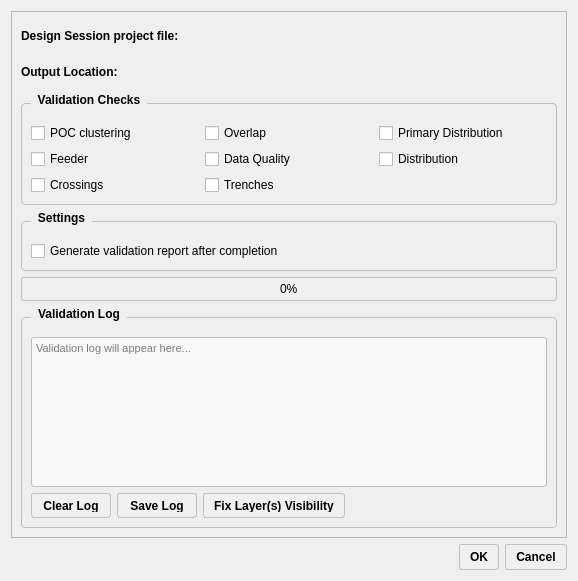
<?xml version="1.0" encoding="UTF-8"?>
<ui version="4.0">
    <class>DesignValidationToolDialogBase</class>
    <widget class="QDialog" name="DesignValidationToolDialogBase">
        <property name="geometry">
            <rect>
                <x>0</x>
                <y>0</y>
                <width>576</width>
                <height>550</height>
            </rect>
        </property>
        <property name="windowTitle">
            <string>Design Validation Tool</string>
        </property>
        <property name="styleSheet">
            <string notr="true">/* Import Geist font */
QDialog {
    font-family: &quot;Geist&quot;, &quot;Segoe UI&quot;, Arial, sans-serif;
    font-size: 9pt;
}

QLabel {
    font-family: &quot;Geist&quot;, &quot;Segoe UI&quot;, Arial, sans-serif;
    font-weight: 500;
}

QGroupBox {
    font-family: &quot;Geist&quot;, &quot;Segoe UI&quot;, Arial, sans-serif;
    font-weight: 600;
    font-size: 9pt;
    border: 1px solid #c0c0c0;
    border-radius: 4px;
    margin-top: 10px;
    padding-top: 10px;
}

QGroupBox::title {
    subcontrol-origin: margin;
    left: 10px;
    padding: 0 5px 0 5px;
}

QCheckBox {
    font-family: &quot;Geist&quot;, &quot;Segoe UI&quot;, Arial, sans-serif;
    font-weight: 400;
}

QPushButton {
    font-family: &quot;Geist&quot;, &quot;Segoe UI&quot;, Arial, sans-serif;
    font-weight: 500;
    background-color: #f0f0f0;
    border: 1px solid #c0c0c0;
    border-radius: 3px;
    padding: 5px 10px;
}

QPushButton:hover {
    background-color: #e0e0e0;
}

QPushButton:pressed {
    background-color: #d0d0d0;
}

QTextEdit {
    font-family: &quot;Geist Mono&quot;, &quot;Courier New&quot;, monospace;
    font-size: 8.5pt;
    background-color: #f8f8f8;
    border: 1px solid #c0c0c0;
    border-radius: 3px;
}

QProgressBar {
    font-family: &quot;Geist&quot;, &quot;Segoe UI&quot;, Arial, sans-serif;
    border: 1px solid #c0c0c0;
    border-radius: 3px;
    text-align: center;
    background-color: #f0f0f0;
}

QProgressBar::chunk {
    background-color: #4CAF50;
    border-radius: 2px;
}</string>
        </property>
        <layout class="QVBoxLayout" name="verticalLayout_2">
            <item>
                <widget class="QFrame" name="frame">
                    <property name="frameShape">
                        <enum>QFrame::StyledPanel</enum>
                    </property>
                    <property name="frameShadow">
                        <enum>QFrame::Raised</enum>
                    </property>
                    <layout class="QVBoxLayout" name="verticalLayout_3">
                        <item>
                            <layout class="QHBoxLayout" name="horizontalLayout_2">
                                <item>
                                    <widget class="QLabel" name="label">
                                        <property name="minimumSize">
                                            <size>
                                                <width>180</width>
                                                <height>0</height>
                                            </size>
                                        </property>
                                        <property name="maximumSize">
                                            <size>
                                                <width>180</width>
                                                <height>16777215</height>
                                            </size>
                                        </property>
                                        <property name="text">
                                            <string>Design Session project file:</string>
                                        </property>
                                    </widget>
                                </item>
                                <item>
                                    <widget class="QgsFileWidget" name="designSessionProjectFile">
                                        <property name="minimumSize">
                                            <size>
                                                <width>350</width>
                                                <height>30</height>
                                            </size>
                                        </property>
                                        <property name="maximumSize">
                                            <size>
                                                <width>350</width>
                                                <height>30</height>
                                            </size>
                                        </property>
                                        <property name="filter">
                                            <string>QGIS Project Files (*.qgs *.qgz)</string>
                                        </property>
                                        <property name="storageMode">
                                            <enum>QgsFileWidget::GetFile</enum>
                                        </property>
                                    </widget>
                                </item>
                            </layout>
                        </item>
                        <item>
                            <layout class="QHBoxLayout" name="horizontalLayout">
                                <item>
                                    <widget class="QLabel" name="label_2">
                                        <property name="minimumSize">
                                            <size>
                                                <width>180</width>
                                                <height>0</height>
                                            </size>
                                        </property>
                                        <property name="maximumSize">
                                            <size>
                                                <width>180</width>
                                                <height>16777215</height>
                                            </size>
                                        </property>
                                        <property name="text">
                                            <string>Output Location:</string>
                                        </property>
                                    </widget>
                                </item>
                                <item>
                                    <widget class="QgsFileWidget" name="OutputDirectoryOfGeneratedReports">
                                        <property name="minimumSize">
                                            <size>
                                                <width>350</width>
                                                <height>30</height>
                                            </size>
                                        </property>
                                        <property name="maximumSize">
                                            <size>
                                                <width>350</width>
                                                <height>30</height>
                                            </size>
                                        </property>
                                        <property name="storageMode">
                                            <enum>QgsFileWidget::GetDirectory</enum>
                                        </property>
                                    </widget>
                                </item>
                            </layout>
                        </item>
                        <item>
                            <spacer name="verticalSpacer_4">
                                <property name="orientation">
                                    <enum>Qt::Vertical</enum>
                                </property>
                                <property name="sizeHint" stdset="0">
                                    <size>
                                        <width>20</width>
                                        <height>10</height>
                                    </size>
                                </property>
                            </spacer>
                        </item>
                        <item>
                            <widget class="QGroupBox" name="groupBox">
                                <property name="title">
                                    <string>Validation Checks</string>
                                </property>
                                <layout class="QGridLayout" name="gridLayout_2">
                                    <item row="0" column="0">
                                        <widget class="QCheckBox" name="pocChecker">
                                            <property name="text">
                                                <string>POC clustering</string>
                                            </property>
                                        </widget>
                                    </item>
                                    <item row="0" column="1">
                                        <widget class="QCheckBox" name="overlapChecker">
                                            <property name="text">
                                                <string>Overlap</string>
                                            </property>
                                        </widget>
                                    </item>
                                    <item row="0" column="2">
                                        <widget class="QCheckBox" name="primaryDistributionChecker">
                                            <property name="text">
                                                <string>Primary Distribution</string>
                                            </property>
                                        </widget>
                                    </item>
                                    <item row="1" column="0">
                                        <widget class="QCheckBox" name="feederChecker">
                                            <property name="text">
                                                <string>Feeder</string>
                                            </property>
                                        </widget>
                                    </item>
                                    <item row="1" column="1">
                                        <widget class="QCheckBox" name="data_qualityChecker">
                                            <property name="text">
                                                <string>Data Quality</string>
                                            </property>
                                        </widget>
                                    </item>
                                    <item row="1" column="2">
                                        <widget class="QCheckBox" name="distributionChecker">
                                            <property name="text">
                                                <string>Distribution</string>
                                            </property>
                                        </widget>
                                    </item>
                                    <item row="2" column="0">
                                        <widget class="QCheckBox" name="crossingsChecker">
                                            <property name="text">
                                                <string>Crossings</string>
                                            </property>
                                        </widget>
                                    </item>
                                    <item row="2" column="1">
                                        <widget class="QCheckBox" name="trenchChecker">
                                            <property name="text">
                                                <string>Trenches</string>
                                            </property>
                                        </widget>
                                    </item>
                                </layout>
                            </widget>
                        </item>
                        <item>
                            <spacer name="verticalSpacer_5">
                                <property name="orientation">
                                    <enum>Qt::Vertical</enum>
                                </property>
                                <property name="sizeHint" stdset="0">
                                    <size>
                                        <width>20</width>
                                        <height>10</height>
                                    </size>
                                </property>
                            </spacer>
                        </item>
                        <!-- New Settings Section -->
                        <item>
                            <widget class="QGroupBox" name="settingsGroupBox">
                                <property name="title">
                                    <string>Settings</string>
                                </property>
                                <layout class="QVBoxLayout" name="verticalLayout_4">
                                    <item>
                                        <widget class="QCheckBox" name="generateReportCheckbox">
                                            <property name="checked">
                                                <bool>false</bool>
                                            </property>
                                            <property name="text">
                                                <string>Generate validation report after completion</string>
                                            </property>
                                            <property name="toolTip">
                                                <string>Generate a detailed HTML report summarizing validation results</string>
                                            </property>
                                        </widget>
                                    </item>
                                </layout>
                            </widget>
                        </item>
                        <item>
                            <spacer name="verticalSpacer_7">
                                <property name="orientation">
                                    <enum>Qt::Vertical</enum>
                                </property>
                                <property name="sizeHint" stdset="0">
                                    <size>
                                        <width>20</width>
                                        <height>5</height>
                                    </size>
                                </property>
                            </spacer>
                        </item>
                        <item>
                            <widget class="QProgressBar" name="progressBar">
                                <property name="value">
                                    <number>0</number>
                                </property>
                            </widget>
                        </item>
                        <item>
                            <spacer name="verticalSpacer_6">
                                <property name="orientation">
                                    <enum>Qt::Vertical</enum>
                                </property>
                                <property name="sizeHint" stdset="0">
                                    <size>
                                        <width>20</width>
                                        <height>5</height>
                                    </size>
                                </property>
                            </spacer>
                        </item>
                        <item>
                            <widget class="QGroupBox" name="logGroupBox">
                                <property name="title">
                                    <string>Validation Log</string>
                                </property>
                                <layout class="QVBoxLayout" name="verticalLayout">
                                    <item>
                                        <widget class="QTextEdit" name="logTextEdit">
                                            <property name="minimumSize">
                                                <size>
                                                    <width>0</width>
                                                    <height>150</height>
                                                </size>
                                            </property>
                                            <property name="readOnly">
                                                <bool>true</bool>
                                            </property>
                                            <property name="html">
                                                <string>&lt;!DOCTYPE HTML PUBLIC &quot;-//W3C//DTD HTML 4.0//EN&quot; &quot;http://www.w3.org/TR/REC-html40/strict.dtd&quot;&gt;
&lt;html&gt;&lt;head&gt;&lt;meta name=&quot;qrichtext&quot; content=&quot;1&quot; /&gt;&lt;style type=&quot;text/css&quot;&gt;
p, li { white-space: pre-wrap; }
&lt;/style&gt;&lt;/head&gt;&lt;body style=&quot; font-family:'Geist Mono','Courier New','monospace'; font-size:8.5pt; font-weight:400; font-style:normal;&quot;&gt;
&lt;p style=&quot;-qt-paragraph-type:empty; margin-top:0px; margin-bottom:0px; margin-left:0px; margin-right:0px; -qt-block-indent:0; text-indent:0px; font-family:'MS Shell Dlg 2'; font-size:8.25pt;&quot;&gt;&lt;br /&gt;&lt;/p&gt;&lt;/body&gt;&lt;/html&gt;</string>
                                            </property>
                                            <property name="placeholderText">
                                                <string>Validation log will appear here...</string>
                                            </property>
                                        </widget>
                                    </item>
                                    <item>
                                        <layout class="QHBoxLayout" name="horizontalLayout_3">
                                            <item>
                                                <widget class="QPushButton" name="clearLogButton">
                                                    <property name="minimumSize">
                                                        <size>
                                                            <width>80</width>
                                                            <height>25</height>
                                                        </size>
                                                    </property>
                                                    <property name="text">
                                                        <string>Clear Log</string>
                                                    </property>
                                                </widget>
                                            </item>
                                            <item>
                                                <widget class="QPushButton" name="saveLogButton">
                                                    <property name="minimumSize">
                                                        <size>
                                                            <width>80</width>
                                                            <height>25</height>
                                                        </size>
                                                    </property>
                                                    <property name="text">
                                                        <string>Save Log</string>
                                                    </property>
                                                </widget>
                                            </item>
                                            <item>
                                                <widget class="QPushButton" name="fixGeometriesButton">
                                                    <property name="minimumSize">
                                                        <size>
                                                            <width>120</width>
                                                            <height>25</height>
                                                        </size>
                                                    </property>
                                                    <property name="text">
                                                        <string>Fix Layer(s) Visibility</string>
                                                    </property>
                                                    <property name="toolTip">
                                                        <string>Fix invalid geometries in selected layers (in-place, preserves styles)</string>
                                                    </property>
                                                </widget>
                                            </item>
                                            <item>
                                                <spacer name="horizontalSpacer_3">
                                                    <property name="orientation">
                                                        <enum>Qt::Horizontal</enum>
                                                    </property>
                                                    <property name="sizeHint" stdset="0">
                                                        <size>
                                                            <width>40</width>
                                                            <height>20</height>
                                                        </size>
                                                    </property>
                                                </spacer>
                                            </item>
                                        </layout>
                                    </item>
                                </layout>
                            </widget>
                        </item>
                    </layout>
                </widget>
            </item>
            <item>
                <widget class="QDialogButtonBox" name="button_box">
                    <property name="orientation">
                        <enum>Qt::Horizontal</enum>
                    </property>
                    <property name="standardButtons">
                        <set>QDialogButtonBox::Cancel|QDialogButtonBox::Ok</set>
                    </property>
                </widget>
            </item>
        </layout>
    </widget>
    <customwidgets>
        <customwidget>
            <class>QgsFileWidget</class>
            <extends>QWidget</extends>
            <header>qgsfilewidget.h</header>
        </customwidget>
    </customwidgets>
    <resources/>
    <connections>
        <connection>
            <sender>button_box</sender>
            <signal>rejected()</signal>
            <receiver>DesignValidationToolDialogBase</receiver>
            <slot>reject()</slot>
            <hints>
                <hint type="sourcelabel">
                    <x>20</x>
                    <y>20</y>
                </hint>
                <hint type="destinationlabel">
                    <x>20</x>
                    <y>20</y>
                </hint>
            </hints>
        </connection>
        <connection>
            <sender>button_box</sender>
            <signal>accepted()</signal>
            <receiver>DesignValidationToolDialogBase</receiver>
            <slot>accept()</slot>
            <hints>
                <hint type="sourcelabel">
                    <x>20</x>
                    <y>20</y>
                </hint>
                <hint type="destinationlabel">
                    <x>20</x>
                    <y>20</y>
                </hint>
            </hints>
        </connection>
    </connections>
</ui>
